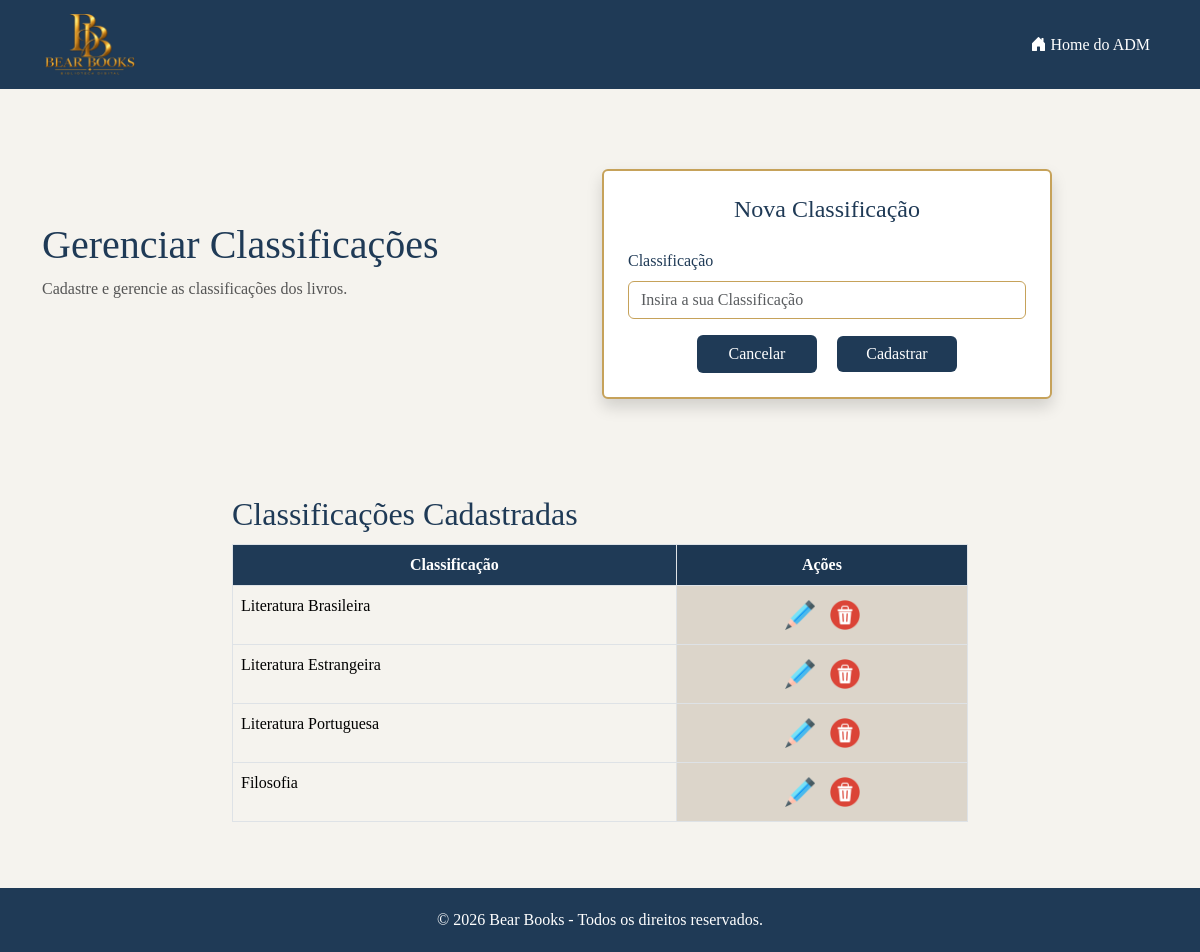
The app's page /administrador/classificacao/gerenciarClassificacao.php with its own data.
### tables this page shows
CREATE TABLE `classificacao` (
  `id_classificacao` int(5) NOT NULL,
  `nome_classificacao` varchar(200) NOT NULL
);

### administrador/classificacao/gerenciarClassificacao.php (the view, shortened to what this page needs)
<?php
include "../../ARQUIVOS/conexao.php";
$sql = "SELECT * FROM classificacao";
$result = $conn->query($sql);
?>
<!DOCTYPE html>
<html lang="pt-br">
<head>
    <link href="https://cdn.jsdelivr.net/npm/bootstrap@5.3.8/dist/css/bootstrap.min.css" rel="stylesheet"
>
    <link rel="stylesheet" href="https://cdn.jsdelivr.net/npm/bootstrap-icons@1.13.1/font/bootstrap-icons.min.css">
    <link rel="stylesheet" href="../../css/style.css">
</head>
<body>
    <nav class="navbar navbar-expand-lg">
        <div class="container">
            <a class="navbar-brand" href="../MenuAdministrador.php">
                <img src="../../ARQUIVOS/img/logo.png" class="me-3">
            </a>
            <div class="navbar-nav ms-auto">
                <a class="nav-link" href="../MenuAdministrador.php">
                    <i class="bi bi-house-door-fill"></i> Home do ADM
                </a>
            </div>
        </div>
    </nav>
    <div class="container cadastro-conteudo">
        <div class="row align-items-center">
            <div class="col-sm-12 col-md-5 cadastro-titulo">
                <h1>Gerenciar Classificações</h1>
                <p>Cadastre e gerencie as classificações dos livros.</p>
            </div>
            <div class="col-sm-12 col-md-7">
                <div class="card cadastro-formulario p-4 shadow">
                    <h4>Nova Classificação</h4>
                    <form method="post" action="insertClassificacao.php">
                        <div class="mb-3">
                            <label for="classificacao" class="form-label">Classificação</label>
                            <input type="text" class="form-control" id="classificacao" name="nome_classificacao"
                                placeholder="Insira a sua Classificação" required>
                        </div>
                        <div class="text-center">
                            <button type="reset" class="btn btn-cancelar me-3">Cancelar</button>
                            <button type="submit" class="btn btn-primary">Cadastrar</button>
                        </div>
                    </form>
                </div>
            </div>
        </div>
    </div>
    <div class="container cadastro-tabela">
        <div class="row justify-content-center">
            <div class="col-sm-12 col-md-10 col-lg-8">
                <h2>Classificações Cadastradas</h2>
                <div class="table-responsive">
                    <table class="table table-striped-columns table-bordered">
                        <thead class="text-center">
                            <tr>
                                <th>Classificação</th>
                                <th>Ações</th>
                            </tr>
                        </thead>
                        <tbody>
                            <?php
                            while ($row = $result->fetch_assoc()) {
                                $id_classificacao = $row['id_classificacao'];
                                ?>
                                <tr>
                                    <td><?php echo $row['nome_classificacao']; ?></td>
                                    <td class="text-center">
                                        <button type="button" class="btn p-0" data-bs-toggle="modal"
                                            data-bs-target="#editarClassificacao<?php echo $id_classificacao; ?>">
                                            <img src="../../ARQUIVOS/img/lapis.png" width="30" height="30">
                                        </button>
                                        <a href="deleteClassificacao.php?id_classificacao=<?php echo $id_classificacao; ?>"
                                            onclick="return confirm('Deseja realmente excluir a classificação <?php echo $row['nome_classificacao']; ?>?');">
                                            <img src="../../ARQUIVOS/img/lixeira.png" width="30" height="30">
                                        </a>
                                    </td>
                                </tr>
                                <?php
                            }
                            ?>
                        </tbody>
                    </table>
                </div>
            </div>
        </div>
    </div>
    <footer class="footer">
        <p class="mb-0">© 2026 Bear Books - Todos os direitos reservados.</p>
    </footer>
</body>
</html>

### css/style.css (style rules this page uses)
body { font-family: 'Lora', serif; background-color: #F5F3EE; min-height: 100vh; display: flex; flex-direction: column; }
.btn-primary { background-color: #1F3A56; color: white; border: none; }
.btn-cancelar, .btn-primary { width: 120px; }
.card { max-width: 450px; border: 2px solid #C6A25A; background-color: white; }
.navbar { background-color: #1F3A56; }
.navbar .navbar-brand { color: white; }
.navbar .navbar-brand img { width: 95px; height: auto; }
.navbar .nav-link { color: white; }
.table-striped-columns thead th { background-color: #1F3A56 !important; color: white; }
.table-striped-columns> :not(caption)>tr> :nth-child(odd) { background-color: #F5F3EE; }
.table-striped-columns> :not(caption)>tr> :nth-child(even) { background-color: #E8E0D5; }
.table td:last-child img { margin: 5px; }
.table td:last-child a { text-decoration: none; }
.footer { background-color: #1F3A56; padding: 20px 0; text-align: center; color: white; margin-top: auto; }
.form-label { color: #1F3A56; }
.form-control { border: 1px solid #C6A25A; }
.btn-cancelar { background-color: #1F3A56; color: white; }
.cadastro-conteudo { margin-top: 50px; }
.cadastro-titulo h1 { color: #1F3A56; }
.cadastro-titulo p { color: #555; }
.cadastro-formulario { margin-top: 30px; margin-left: 85px; }
.cadastro-formulario h4 { color: #1F3A56; text-align: center; margin-bottom: 25px; }
.cadastro-tabela { margin-top: 96px; margin-bottom: 50px; }
.cadastro-tabela h2 { color: #1F3A56; margin-bottom: 10px; }

### records on screen
classificacao: nome_classificacao "Literatura Brasileira"
classificacao: nome_classificacao "Literatura Estrangeira"
classificacao: nome_classificacao "Literatura Portuguesa"
classificacao: nome_classificacao "Filosofia"
